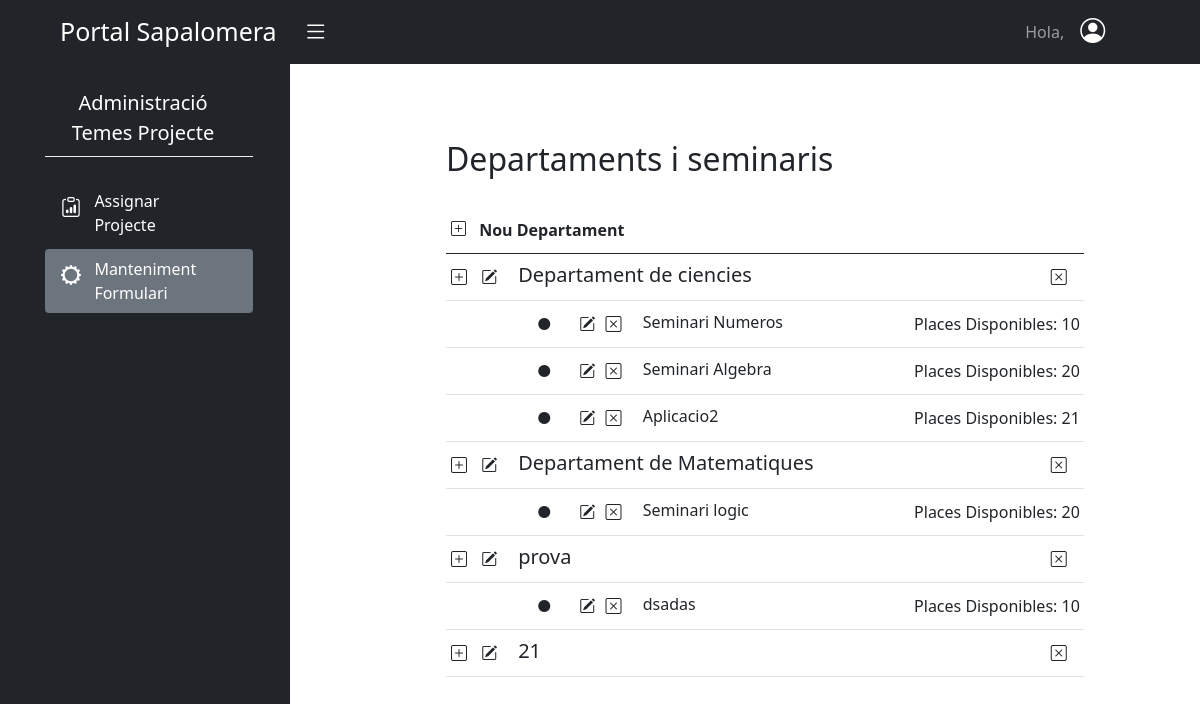
The page /batxilleratProjecte/mantenimentFormulari/ (signed in) on the database as committed earlier.
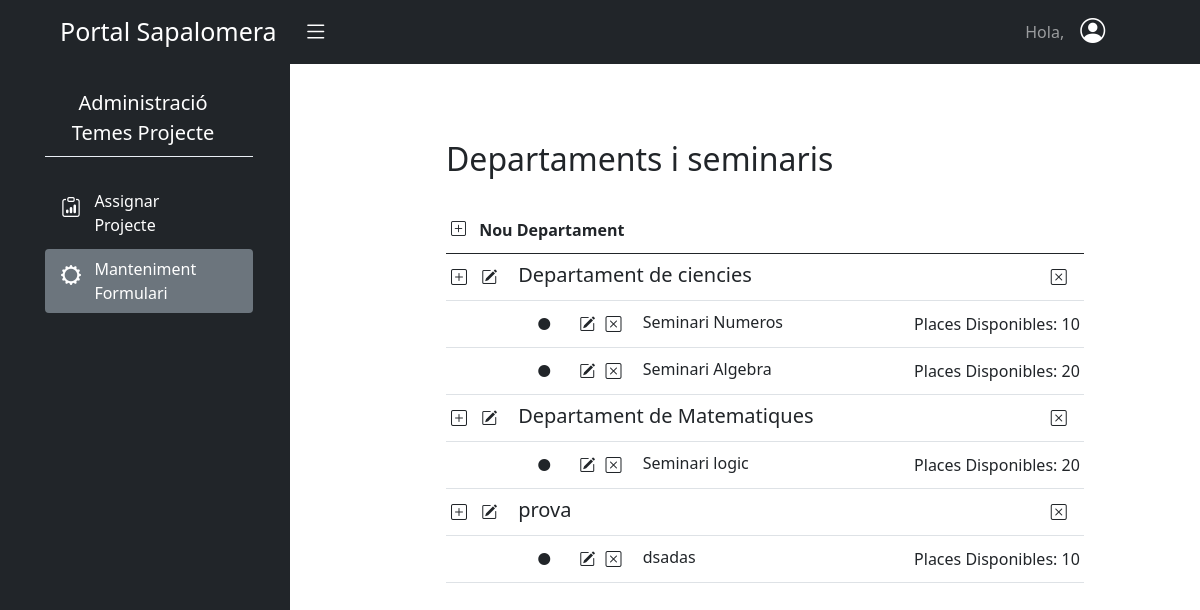
The same page on the database as committed later.
### batx_seminaris/models.py (models this page shows, shortened)
class Departament(models.Model):
    nom = models.CharField(max_length=100)
    class Meta:
        permissions = (
            ("gestio_professor", "Pot mantenir formulari i assignar projecte"),
        )

class Seminari(models.Model):
    nom = models.CharField(max_length=100)
    departament = models.ForeignKey(Departament, on_delete=models.CASCADE)
    places = models.PositiveSmallIntegerField()

### batx_seminaris/views.py (the view)
# urls.py: path('mantenimentFormulari/', MantenimentFormulari.as_view(), name='manteniment-formulari'),
class MantenimentFormulari(PermissionRequiredMixin,LoginRequiredMixin, generic.ListView):
    permission_required = 'batx_seminaris.gestio_professor'
    template_name = "batx_seminaris/manteniment_formulari.html"
    context_object_name = "llista_manteniment"
    queryset = Departament.objects.all()

### batx_seminaris/templates/batx_seminaris/manteniment_formulari.html (shortened to what this page needs)
{% extends "base.html" %}
{% load crispy_forms_tags %}
{% load static %}
{% block content %}
<div id="wrapper">
    <div class="container-fluid">
        <div id="sidebar-wrapper">
            <ul class="sidebar-nav">
                <div class="row d-flex justify-content-center">
                    <div class="col-11">
                        <div class="row">
                            <div class="col-11 text-white">
                                <ul>
                                    <li  class="fs-5 nav-link pt-4 ps-1 text-center">Administració </br>Temes Projecte</li>
                                    <div style="background-color:#EAEFF5;height:1px;"></div>
                                    <li onclick = "location.href= '{% url 'batxSeminaris:assignar-projecte' %}'" class=" rounded nav-link color-boto mt-4" role="button">
                                      <div class="row">
                                        <div class="col-sm-2  pt-1">
                                          <i class="bi bi-clipboard-data me-3" style="font-size:20px;"></i>
                                        </div>
                                        <div class="col-sm-8 pe-2  me-4">
                                            Assignar<br>Projecte
                                        </div>
                                      </div>
                                    </li>
                                    <li class="nav-link bg-secondary rounded mt-1" role="button">
                                        <div class="row">
                                          <div class="col-sm-2 pt-1">
                                              <i class="bi bi-gear-wide" style="font-size:20px;" ></i>
                                          </div>
                                          <div class="col-sm-8">
                                              Manteniment <br> Formulari
                                          </div>
                                        </div>
                                      </li>
                                </ul>
                            </div>
                        </div>
                    </div>
                </div>
            </ul>
        </div>
        <div id="page-content-wrapper" class="overflow-auto" style="height:88vh">
            <div class="container-fluid">
                <div class="col pt-2" style="margin-left: 100px; margin-bottom: 100px;" >
                    <div class="container">
                        <h2 class="pt-5 pb-4">Departaments i seminaris</h2>
                        <div class="row">
                            <div class="col-md-11">
                                <table class="table-responsive  table table-sm table-hover">
                                    <thead class="align-middle">
                                        <tr>
                                            <th colspan="4">
                                                <button onclick="obrir_modal_crear_departament('{% url 'batxSeminaris:crear-departament' %}')" class="btn shadow-none p-0 pb-2 pe-2"> <i  class="bi bi-plus-square align-middle" style="font-size:15px;"></i></button>
                                                Nou Departament
                                            </th>
                                        </tr>
                                    </thead>
                                    <tbody>
                                        {% for departament in llista_manteniment %}
                                            <tr class="align-middle">
                                                <td class="text-nowrap" style="width: 5%;">
                                                    <button onclick="obrir_modal_crear_seminari('{% url 'batxSeminaris:crear-seminari' %}');reply_click(this.value);" value="{{ departament.id}}" id="botoCrearSeminari" class="btn shadow-none px-0"> <i class="bi bi-plus-square"></i></button>
                                                    <button onclick="obrir_modal_modificar_departament('{% url 'batxSeminaris:modificar-departament' departament.id %}')" class="btn shadow-none px-2"> <i class="bi bi-pencil-square"></i></button>
                                                </td>
                                                <td colspan="2" class="pt-2 px-2" style="text-align:left;"><h5>{{departament.nom}}</h5></td>
                                                <td style="text-align:right" >
                                                    <button onclick="obrir_modal_eliminar_departament('{% url 'batxSeminaris:eliminar-departament' departament.id %}')" class="btn shadow-none"> <i class="bi bi-x-square"></i></button>
                                                </td>
                                            </tr>
                                            {% for seminari in departament.seminari_set.all %}
                                                <tr class="align-middle borderless">
                                                    <td></td>
                                                    <td colspan="2">
                                                        <i class="bi bi-circle-fill px-4" style="font-size:12px;"></i>
                                                        <button onclick="obrir_modal_modificar_seminari('{% url 'batxSeminaris:modificar-seminari' seminari.id %}')" class="btn shadow-none px-0"> <i class="bi bi-pencil-square"></i></button>
                                                        <button onclick="obrir_modal_eliminar_seminari('{% url 'batxSeminaris:eliminar-seminari' seminari.id %}')" class="btn shadow-none px-0 ps-1"> <i class="bi bi-x-square"></i></button>
                                                        <span class="ps-3 pt-3">{{seminari.nom}}</span>
                                                    </td>
                                                    <td class="text-nowrap" style="text-align:right">
                                                        Places Disponibles: {{seminari.places}}
                                                    </td>
                                                </tr>
                                            {% endfor %}
                                        {% endfor %}
                                    </tbody>
                                </table>
                            </div>
                        </div>
                    </div>
                </div>
            </div>
        </div>
    </div>
</div>
{% endblock %}

### templates/base.html (shortened to what this page needs)
{% load static %}
<!DOCTYPE html>
<html lang="en">
  <head>
    <link
      rel="stylesheet"
      href="https://cdn.jsdelivr.net/npm/bootstrap-icons@1.3.0/font/bootstrap-icons.css"
    />
    <link rel="stylesheet" href="{% static 'css/style.css' %}" />
    <link rel="stylesheet" href="{% static 'main.css' %}" />
  </head>
  <body>
    {% include "navbar.html" %}
    {% block content %} {% endblock content %}
  </body>
</html>

### templates/navbar.html (shortened to what this page needs)
<nav class="navbar navbar-expand-lg navbar-dark  bg-dark">
  <div class="container-fluid">
    <a class="navbar-brand ps-5" style="font-size: 25px;">Portal Sapalomera
      <i id="menu-toggle" type="button" class="navbar-toggle collapsed bg-dark bi bi-list" style="padding-left: 20px; font-size:25px;"collapse" data-target="#navbar" aria-expanded="false" aria-controls="navbar"></i>
    </a>
    <div style="margin-right: 5%;">
      <ul class="navbar-nav" >
        <li class="nav-item"><a class="nav-link">Hola, {{user.get_full_name}}</a></li>
        <div class="dropdown pe-4">
          <a class="p-0 ps-2 text-dark" role="button" id="dropdownMenuLink"  data-bs-toggle="dropdown" aria-expanded="false">
            <i class=" bi bi-person-circle text-white" style="font-size: 25px;"></i>
          </a>
        </div>
      </ul>
    </div>
  </div>
</nav>

### static/css/style.css (style rules this page uses)
* { margin: 0; padding: 0; box-sizing: border-box; }
#wrapper { padding-left: 0; -webkit-transition: all 0.5s ease; -moz-transition: all 0.5s ease; -o-transition: all 0.5s ease; transition: all 0.5s ease; }
#sidebar-wrapper { position: fixed; left: 290px; z-index: 1000; overflow-y: auto; margin-left: -290px; width: 0; height: 100%; background:#212529; -webkit-transition: all 0.5s ease; -moz-transition: all 0.5s ease; -o-transition: all 0.5s ease; transition: all 0.5s ease; }
#page-content-wrapper { padding: 15px; width: 100%; }
.sidebar-nav { position: absolute; top: 0; margin: 0; padding: 0; width: 290px; list-style: none; }
@media (min-width: 768px) { #wrapper { padding-left: 290px; } }
@media (min-width: 768px) { #sidebar-wrapper { width: 290px; } }
@media (min-width: 768px) { #page-content-wrapper { padding: 20px; } }

Rows that differ between the two databases and show on the page:
removed Seminari: nom "Aplicacio2", places "21", shown under Departament "Departament de ciencies"
removed Departament: {{ departament.id }} 13 (drawn), nom "21"
